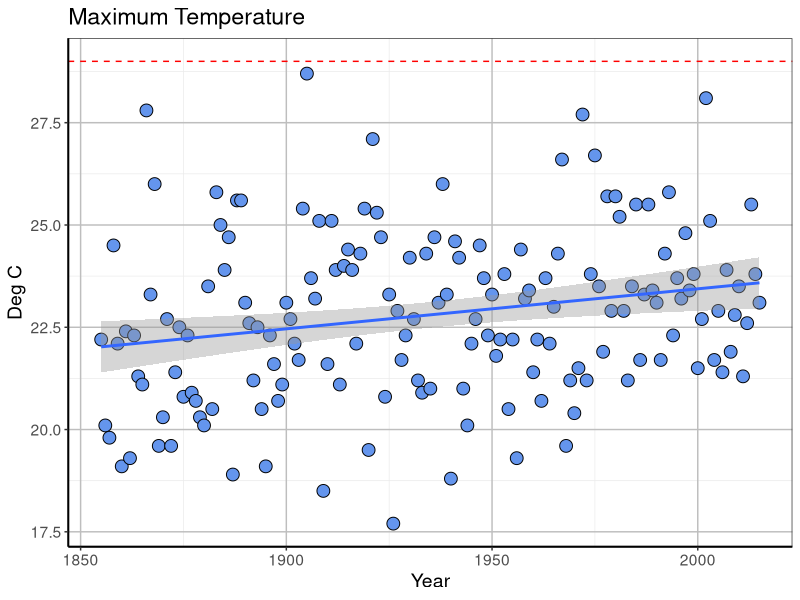

Generate this figure with R:

library(tidyverse)
library(reshape2)


#Extracts the maximum temperature for a month --------------------------------------

dataw <- read.csv("data/melbourne.csv", header = TRUE)

input <- dataw %>%
        filter(Month == 5) %>%
        group_by(Year) %>%
        summarise(Max_month = max(Max))


plot <- ggplot(input, aes(x=Year, y = Max_month)) +
        geom_point(size=4, shape=21, colour = "black", fill = "cornflowerblue") +
        geom_smooth(method=lm) +
        labs(title = "Maximum Temperature", y = "Deg C") +
        geom_hline(yintercept = 29, lty = 2, col ="red") +
        theme_bw() +
        theme(panel.grid.major = element_line(size = 0.5, color = "grey"), 
              axis.line = element_line(size = 0.7, color = "black"), text = element_text(size = 14))
plot


#ggsave("temp_september_max.png", device = NULL, width = 10, height = 5, dpi = 100)
